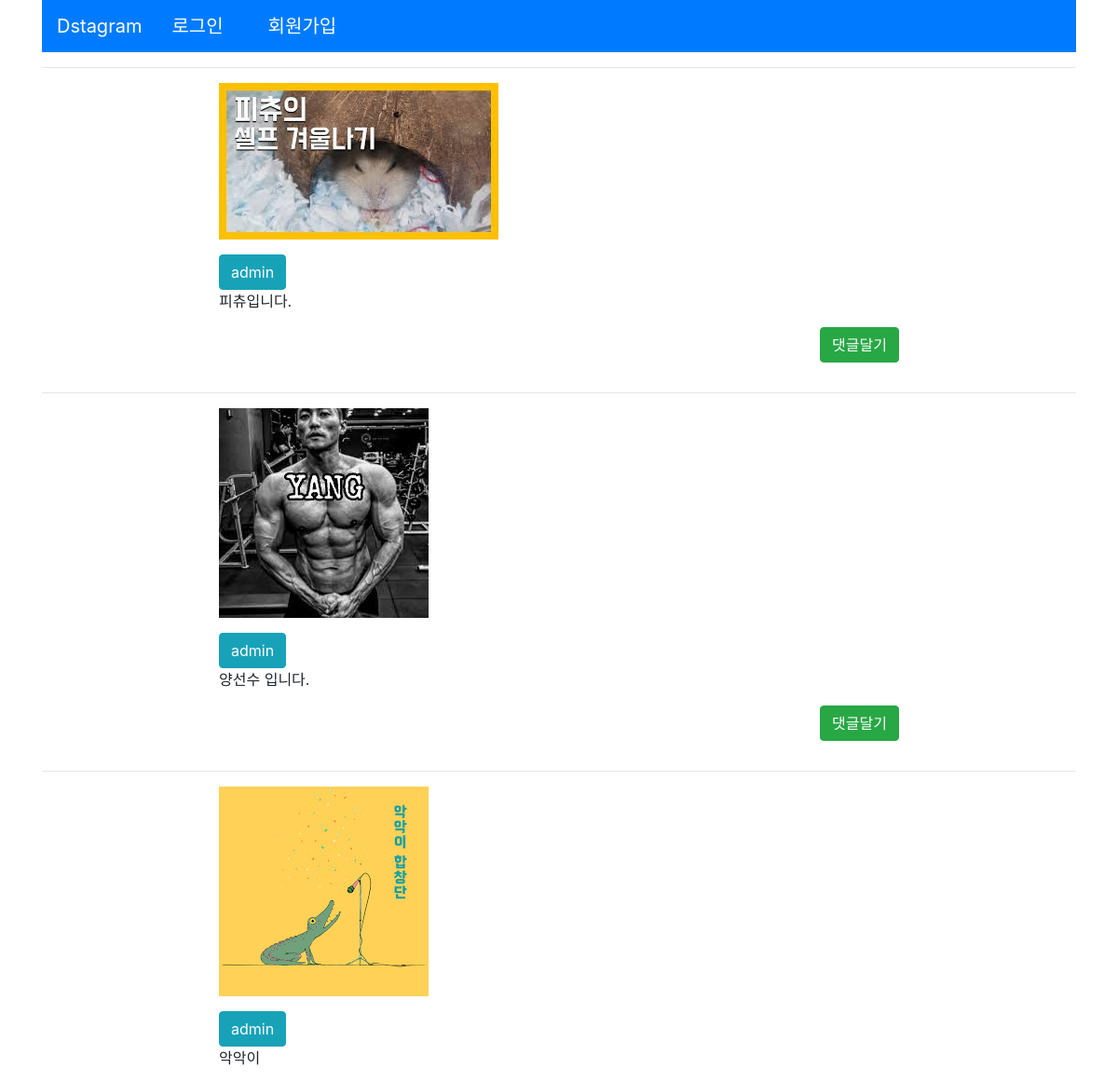
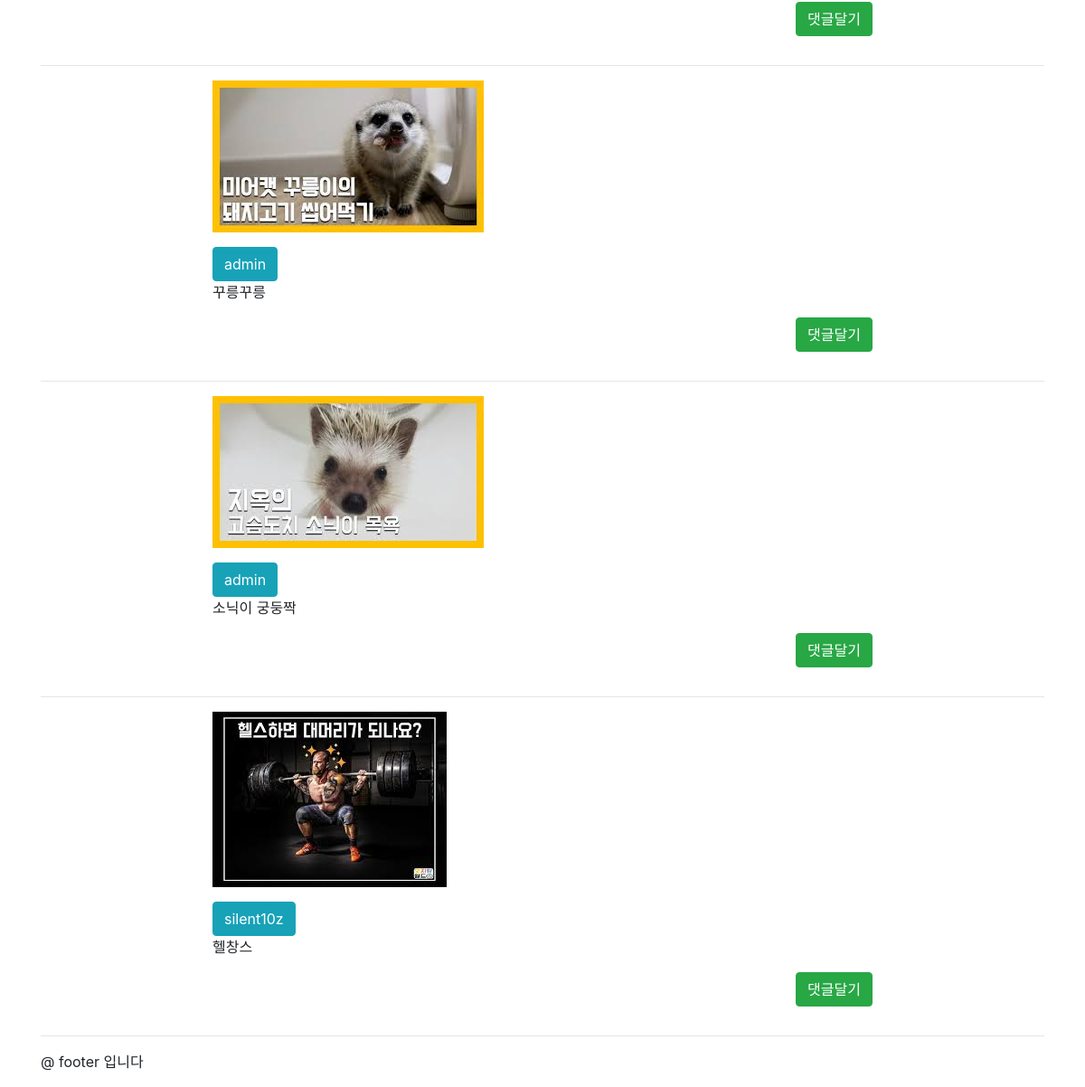
The page / on the database its author committed (2 pictures, top to bottom).
### photo/models.py (models this page shows, shortened)
class Photo(models.Model):
    author = models.ForeignKey(User, on_delete= models.CASCADE, related_name='user_photo')
    photo = models.ImageField(upload_to="photo/%Y%m%d", default='photos/no_image.png')
    text = models.TextField(max_length=5000)
    created = models.DateTimeField(auto_now_add=True)  # 글 작성 일을 저장하기 위한 날짜시간 필드, auto_now_add 옵션을 설정하면 객체가 추가될 때 자동으로 값을 설정
    updated = models.DateTimeField(auto_now=True)    # 글 수정일을 저장하기 위한 날자시간 필드 auto_now 옵션을 설정하면 객체가 수정될 때마다 자동으로 값을 설정합니다.
    class Mata:
        ordering = ['-updated'] # 업데이트 된 시간의 내림차순으로 정렬

### photo/views.py (the view)
# urls.py: path('', photo_list, name="photo_list"),
def photo_list(request):
    photos = Photo.objects.all()
    return render(request, 'photo/list.html', {'photos': photos})

### photo/templates/photo/list.html (shortened to what this page needs)
{% extends 'base.html' %}
{% block content %}
    <hr>
    {% for post in photos %}
        <div class="row">
            <div class="col-md-2"></div>
            <div class="col-md-8 panel panel-default">
                <p><img src="{{ post.photo.url }}" alt="" style="width:100%, Height:50;"></p>
                <button type="button" class="btn btn-xs btn-info">
                    {{ post.author.username }}
                </button>
                <p>{{ post.text | linebreaksbr }}</p>
                <p class="text-right">
                    <a href="{% url 'photo:photo_detail' pk=post.id %}" class="btn btn-xs btn-success">댓글달기</a>
                </p>
            </div>
            <div class="col-md-2"></div>
        </div>
    <hr>
    {% endfor %}
{% endblock %}

### templates/base.html (shortened to what this page needs)
<!DOCTYPE html>
<html lang="en">
<head>
    <link rel="stylesheet" href="https://stackpath.bootstrapcdn.com/bootstrap/4.1.3/css/bootstrap.min.css">
</head>
<body>
<div class="container">
    <header class="header clearfix">
        <nav class="navbar navbar-expand-lg navbar-dark bg-primary">
            <a class="navbar-brand" href="/">Dstagram</a>
            <ul class="nav">
                {% if user.is_authenticated %}
                <li class="nav-item"><a href="#" class="nav-link navbar-brand">펭하! {{user.get_username}}</a></li>
                <li class="nav-item"><a href="{% url 'photo:photo_upload' %}" class="nav-link navbar-brand">업로드</a></li>
                <li class="nav-item"><a href="{% url 'logout' %}" class="nav-link navbar-brand">로그아웃</a></li>
                {% else %}
                <li class="nav-item"><a href="{% url 'login' %}" class="nav-link navbar-brand">로그인</a></li>
                <li class="nav-item"><a href="{% url 'register' %}" class="nav-link navbar-brand">회원가입</a></li>
                {% endif %}
            </ul>
        </nav>
    </header>
    {% block content %}
    {% endblock %}
    <footer class="footer">
        <p>@ footer  입니다</p>
    </footer>
</div>
</body>
</html>

### rows shown on the page
Photo: photo (picture), author.username "admin", text "피츄입니다."
Photo: photo (picture), author.username "admin", text "양선수 입니다."
Photo: photo (picture), author.username "admin", text "악악이"
Photo: photo (picture), author.username "admin", text "꾸릉꾸릉"
Photo: photo (picture), author.username "admin", text "소닉이 궁둥짝"
Photo: photo (picture), author.username "silent10z", text "헬창스"
